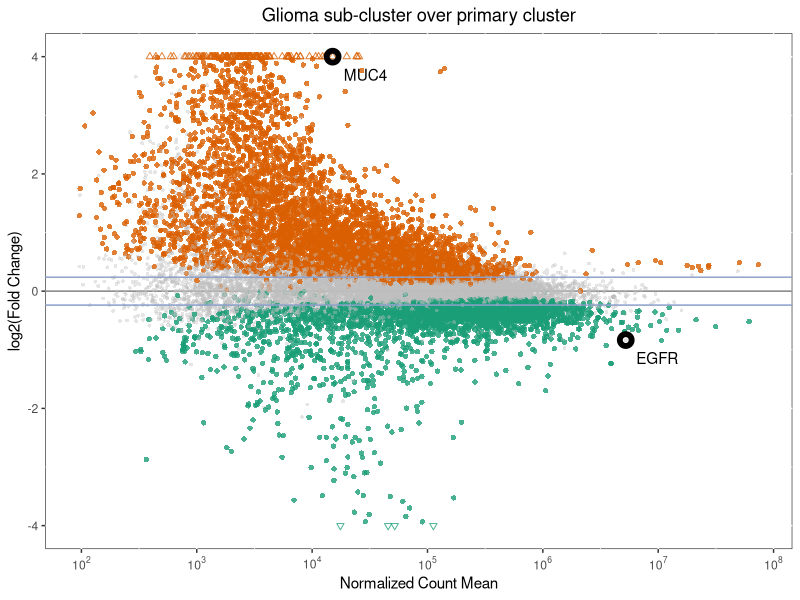

Generate this figure with R:
## ---- chunk 1

options(stringsAsFactors=F)

## ---- chunk 2

res.shrunk <- read.table('data/glioma_res_shrunk_deseq2.csv',sep=',',header=T)

## ---- chunk 3
library(ggplot2)
library(scales)
library(RColorBrewer)

color.pal <- brewer.pal(3,'Dark2')

res.shrunk$padj[is.na(res.shrunk$padj)] <- 1

res.shrunk$sig <- 'Not'
res.shrunk$sig[res.shrunk$padj <= 1e-2 & res.shrunk$log2FoldChange > 0] <- 'glioma sub +'
res.shrunk$sig[res.shrunk$padj <= 1e-2 & res.shrunk$log2FoldChange < 0] <- 'glioma +'

res.shrunk$over <- 'Not'
res.shrunk$over[res.shrunk$log2FoldChange >= 4] <- 'U'
res.shrunk$over[res.shrunk$log2FoldChange <= -4] <- 'D'

res.shrunk$plotFC <- res.shrunk$log2FoldChange
res.shrunk$plotFC[res.shrunk$log2FoldChange >= 4] <- 4
res.shrunk$plotFC[res.shrunk$log2FoldChange <= -4] <- -4

muc4.egfr <- res.shrunk[c('ENSG00000145113.21','ENSG00000146648.16'),]

muc4.egfr$label <- c('MUC4','EGFR')

g <- ggplot(data=subset(res.shrunk,baseMean>0),aes(y=plotFC,x=baseMean)) +
    scale_x_log10(breaks = trans_breaks("log10", function(x) 10^x),
                  labels = trans_format("log10", math_format(10^.x))) +
    geom_hline(yintercept=0,colour='grey50') +
    geom_point(aes(colour=sig,shape=over,size=sig,alpha=sig),show.legend=FALSE) +
    geom_point(data=muc4.egfr,aes(x=baseMean,y=plotFC),shape=21,colour='black',fill=NA,size=2,stroke=3,alpha=1) +
    geom_text(data=muc4.egfr,aes(x=baseMean,y=plotFC,label=label),vjust=2,hjust=-0.25) +
    ggtitle('Glioma sub-cluster over primary cluster') +
    xlab('Normalized Count Mean') +
    ylab('log2(Fold Change)') +
    scale_colour_manual(values=c('Not'='grey','glioma +'=color.pal[1],'glioma sub +'=color.pal[2]))+
    scale_shape_manual(values=c('Not'=16,'U'=2,'D'=6)) +
    scale_size_manual(values=c('Not'=1,'glioma +'=1.5,'glioma sub +'=1.5)) +
    scale_alpha_manual(values=c('Not'=0.4,'glioma +'=0.8,'glioma sub +'=0.8)) +
    geom_hline(yintercept=0.238,colour='#8da0cb') +
    geom_hline(yintercept=-0.238,colour='#8da0cb') +
    theme(plot.title=element_text(hjust=0.5),
          legend.title=element_blank(),
          panel.background=element_rect(fill='white',colour='grey25'))

g

